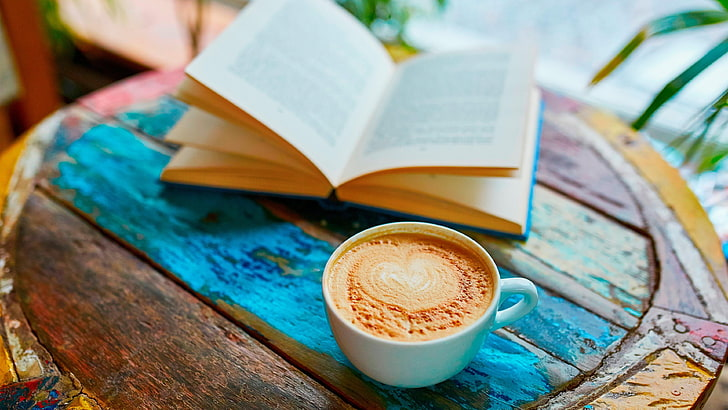
#> input picture b.jpg, 728 x 410 px, given in place of a.jpg, which was not available
$ python cv52.py
#> lines starting #> are read from the running program, lines starting #| are printed output that depends on the picture; after the words box and inside, x2 and y2 are one past the last pixel; in counts of white or black regions, pixels touching at a corner belong together; pictures that were not available may be replaced by others from this repository, and a replacement may not be noted
import cv2
class Cartoonizer:

	def __init__(self):
		pass

	def render(self, img_rgb):
#> called with img_rgb = 'a.jpg'
		img_rgb = cv2.imread(img_rgb)
#> img_rgb is the input picture: shape (410, 728, 3); mean B, G, R 132.2, 143.9, 135.6
		img_rgb = cv2.resize(img_rgb, (1366,768))
#> img_rgb: shape (768, 1366, 3)
		numDownSamples = 2	 # number of downscaling steps
		numBilateralFilters = 50 # number of bilateral filtering steps

		img_color = img_rgb
		for _ in range(numDownSamples):
			img_color = cv2.pyrDown(img_color)
#> this loop made 2 passes
#> pass 1, in render, `img_color = cv2.pyrDown(img_color)`:
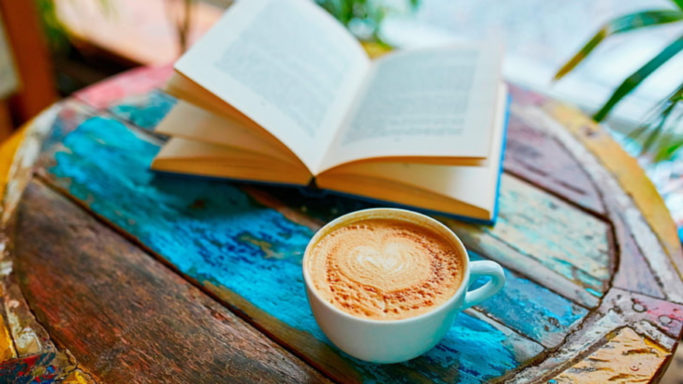
#> img_color: shape (384, 683, 3); mean B, G, R 132.1, 143.9, 135.6
#> pass 2, in render, `img_color = cv2.pyrDown(img_color)`:
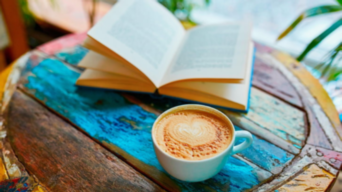
#> img_color: shape (192, 342, 3); mean B, G, R 132.2, 144, 135.7

		for _ in range(numBilateralFilters):
			img_color = cv2.bilateralFilter(img_color, 9, 9, 7)

		for _ in range(numDownSamples):
			img_color = cv2.pyrUp(img_color)
#> this loop made 2 passes
#> pass 1, in render, `img_color = cv2.pyrUp(img_color)`:
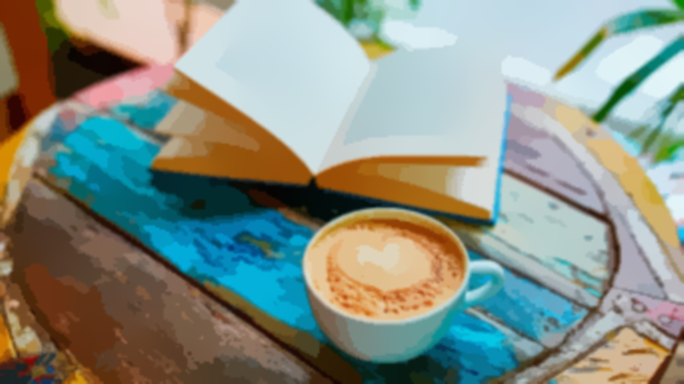
#> img_color: shape (384, 684, 3); mean B, G, R 132.4, 144.1, 135.8
		img_gray = cv2.cvtColor(img_rgb, cv2.COLOR_RGB2GRAY)
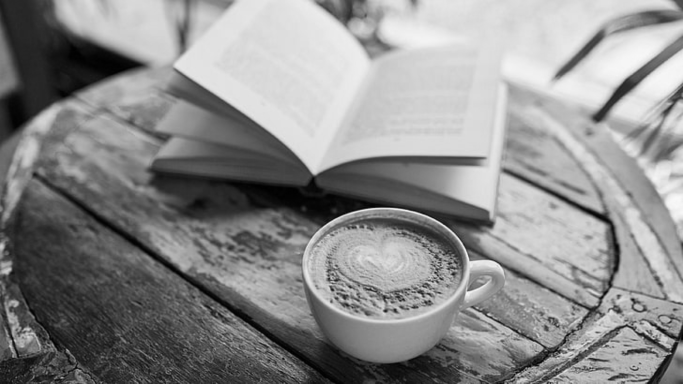
#> img_gray: shape (768, 1366) (shown at 1/2 size); min 0, max 254, mean 139.3
		img_blur = cv2.medianBlur(img_gray, 3)
		img_edge = cv2.adaptiveThreshold(img_blur, 255,
										cv2.ADAPTIVE_THRESH_MEAN_C,
										cv2.THRESH_BINARY, 9, 2)
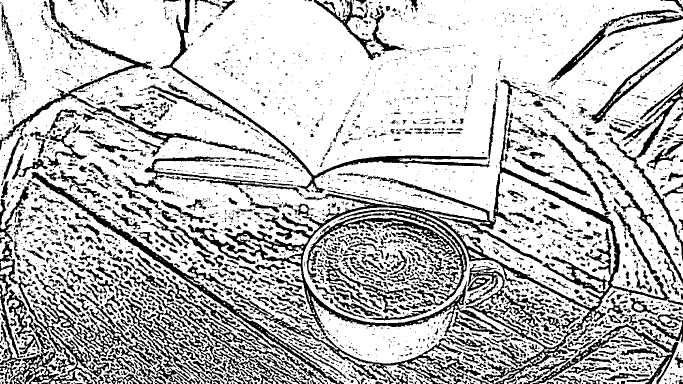
#> img_edge: shape (768, 1366) (shown at 1/2 size); 75.2% white; 3667 black regions (2557 under 20 px), largest, box (x1, y1, x2, y2) and area: (447, 159, 1340, 768) 35160, (0, 373, 218, 768) 11284, (62, 344, 688, 768) 8409
		(x,y,z) = img_color.shape
#> x = 768; y = 1368; z = 3
		img_edge = cv2.resize(img_edge,(y,x))
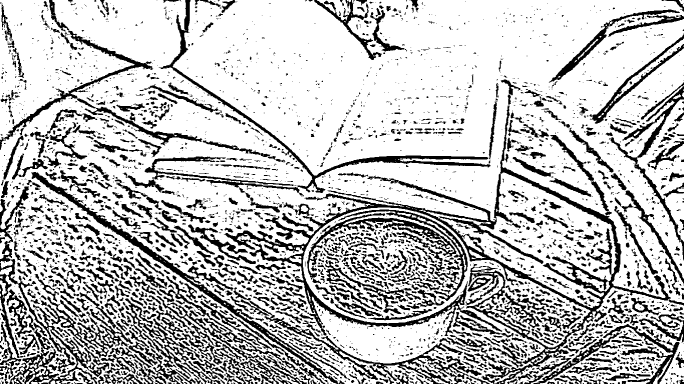
#> img_edge: shape (768, 1368) (shown at 1/2 size); min 0, max 255, mean 191.7
		img_edge = cv2.cvtColor(img_edge, cv2.COLOR_GRAY2RGB)
#> img_edge: shape (768, 1368, 3)
		cv2.imwrite("a.jpg",img_edge)
		return cv2.bitwise_and(img_color, img_edge)
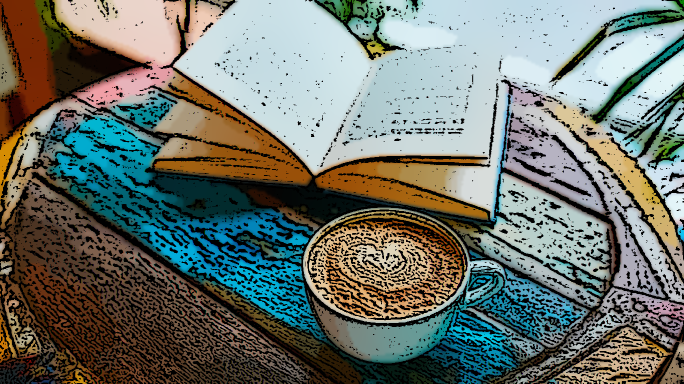
#> returned value: shape (768, 1368, 3) (shown at 1/2 size); mean of channels 0, 1, 2 108.7, 116, 109; drawn as B, G, R

tmp_canvas = Cartoonizer()

file_name = "a.jpg" #File_name will come here
res = tmp_canvas.render(file_name)

cv2.imwrite("Cartoon version.jpg", res)
cv2.imshow("Cartoon version", res)
cv2.waitKey(0)
cv2.destroyAllWindows()

$ run again, on eye.jpg
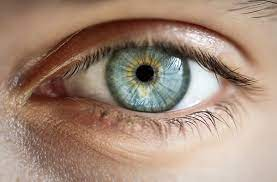
#> input picture eye.jpg, 277 x 182 px, given in place of a.jpg, which was not available
#> in render, img_rgb is the input picture: shape (182, 277, 3); mean B, G, R 120.9, 138.2, 164
#> img_rgb: shape (768, 1366, 3)
#> in render, `img_edge = cv2.adaptiveThreshold(img_blur, 255, cv2.ADAPTIVE_THRESH_ME..`:
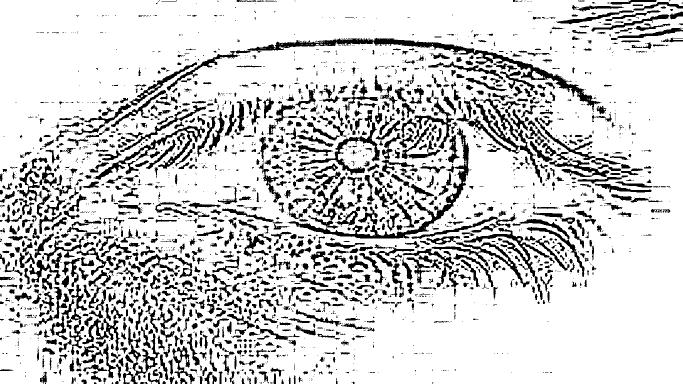
#> img_edge: shape (768, 1366) (shown at 1/2 size); 81.5% white; 2605 black regions (1422 under 20 px), largest, box (x1, y1, x2, y2) and area: (333, 76, 1203, 224) 9152, (575, 255, 939, 477) 5783, (187, 251, 410, 360) 2884
#> in render, `return cv2.bitwise_and(img_color, img_edge)`:
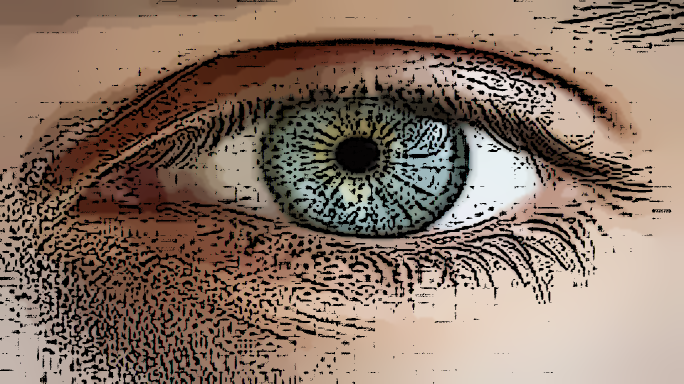
#> returned value: shape (768, 1368, 3) (shown at 1/2 size); mean of channels 0, 1, 2 102.6, 117, 138.2; drawn as B, G, R
